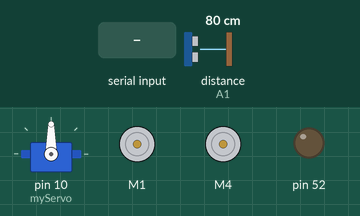
Simulated run of this sketch. Board: Arduino Mega 2560, built with avr-gcc and run on an emulated ATmega2560. On the bench: servo, 2 × DC motor (green arrow = forward, orange = backward, longer = faster), output pins drawn as LEDs (lit = HIGH). Inputs (shaded band) come from the test bench; at power-on: distance to the obstacle (sensor on A1) 80 cm. The echo pulse lasts 58.3 µs per cm.

Above: at 3.2 s.
3.3 s: "C" received over the second serial link
At 4.3 s:
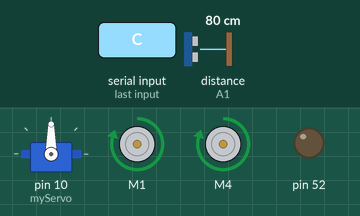
4.8 s: "B" received over the second serial link
At 5.2 s:
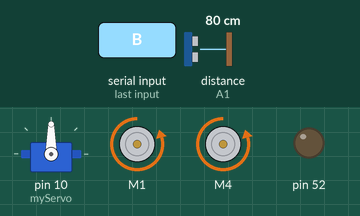
6.3 s: "L" received over the second serial link
At 7.5 s:
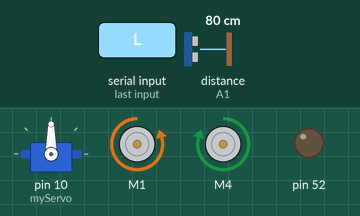
7.8 s: "D" received over the second serial link
At 8.7 s:
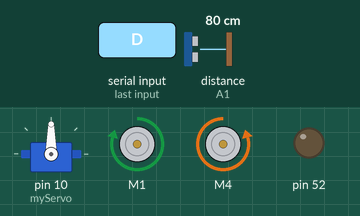
9.3 s: "F" received over the second serial link
At 9.8 s:
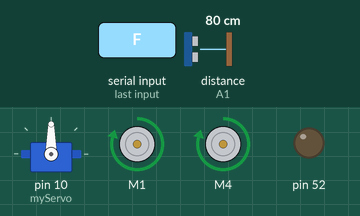
10.8 s: "S" received over the second serial link
At 12.2 s:
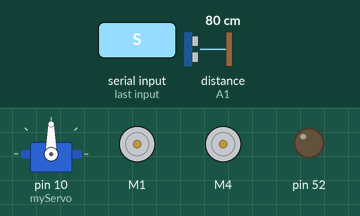
Timing chart, 0 to 13.3 s (numbered marks = the images above; inputs shaded):
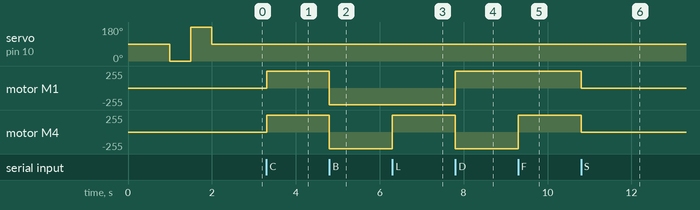

Measured:
- after the input at 3.3 s, motor M1, motor M4: stopped → forward 250/255 at once
- after the input at 4.8 s, motor M1, motor M4: forward 250/255 → backward 250/255 at once
- after the input at 6.3 s, motor M4: backward 250/255 → forward 250/255 at once
- after the input at 7.8 s, motor M1: backward 250/255 → forward 250/255 at once; motor M4: forward 250/255 → backward 250/255 at once
- after the input at 9.3 s, motor M4: backward 250/255 → forward 250/255 at once
- after the input at 10.8 s, motor M1, motor M4: forward 250/255 → stopped at once

The sketch:

robot__controlado.ino
```cpp
#include <Servo.h>
#include <NewPing.h>
#include <AFMotor.h>

NewPing sonar(A0, A1, 200); //(trig,echo,dist max)
Servo myServo;

int distancia = 0;
int distanciaD = 0;
int distanciaIz = 0;
boolean Booleano = false;

AF_DCMotor Motor1(1);
AF_DCMotor Motor4(4);

char dato;
void setup() {
  Serial1.begin(9600);
  myServo.attach(10);
  delay(1000);
  myServo.write(0);
  delay(500);
  myServo.write(180);
  delay(500);
  myServo.write(90);
  Motor1.setSpeed(250);
  Motor4.setSpeed(250);
pinMode(52,OUTPUT);
}

void loop() {
    if (Serial1.available()) {
    dato = Serial1.read();

  switch (dato){
    case 'C':
     encendido();
    break;
    case 'F':
    Adelante();
    break;
    case 'B':
    Reversa();
    break;
    case 'L':
    GirarIzquierda();
    break;
    case 'D':
    GirarDerecha();
    break;
    case 'S':
    Frenar();
    break;
  }
    }
    }


void encendido()
{
distancia = medirDistancia();
if (distancia >= 25 && distancia <= 250)
{
  Adelante();
}
else if (distancia < 25)
{
  Frenar();
  delay(150);
  Reversa();
  delay(250);
  Frenar();
  delay(250);
  distanciaD = mirarDerecha();
  delay(250);
  distanciaIz = mirarIzquierda();
  delay(250);

  if(distanciaD >= distanciaIz)
    {
      GirarDerecha();
      Frenar();
    }
    else if(distanciaIz >= distanciaD)
    {
      GirarIzquierda();
      Frenar();
    }
  }
}

int mirarDerecha()
{
    myServo.write(0);
    delay(350);
    int distancia = medirDistancia();
    return distancia;
}

int mirarIzquierda()
{
    myServo.write(180);
    delay(350);
    int distancia = medirDistancia();
    delay(50);
    myServo.write(115);
    return distancia;
}

int medirDistancia() {
  int distance = sonar.ping_cm();
  if (distance > 0){
    Serial.print("Distancia ");
    Serial.print(distance);
    Serial.println(" cm");
  distance=250;
  }
  return distance;
}

void Frenar() {
  Motor1.run(RELEASE);
  Motor4.run(RELEASE);
}

void Adelante() {
 if(Booleano == false)
  {
    Booleano = true;
    Motor1.run(FORWARD);
    Motor4.run(FORWARD);
    //controlVelocidad();
  }
}

void Reversa() {
    Booleano = false;
    Motor1.run(BACKWARD);
    Motor4.run(BACKWARD);
    //controlVelocidad();
}

void GirarDerecha() {
  Motor1.run(FORWARD);
  Motor4.run(BACKWARD);
  delay(400);
}

void GirarIzquierda() {
  Motor1.run(BACKWARD);
  Motor4.run(FORWARD);
  delay(400);
}

 /*void controlVelocidad(){
   for (int velocidad = 0; velocidad < 160; velocidad +=2)
   {
      Motor1.setSpeed(velocidad);
      Motor4.setSpeed(velocidad);
      delay(3);
   }
  }
  */
```
